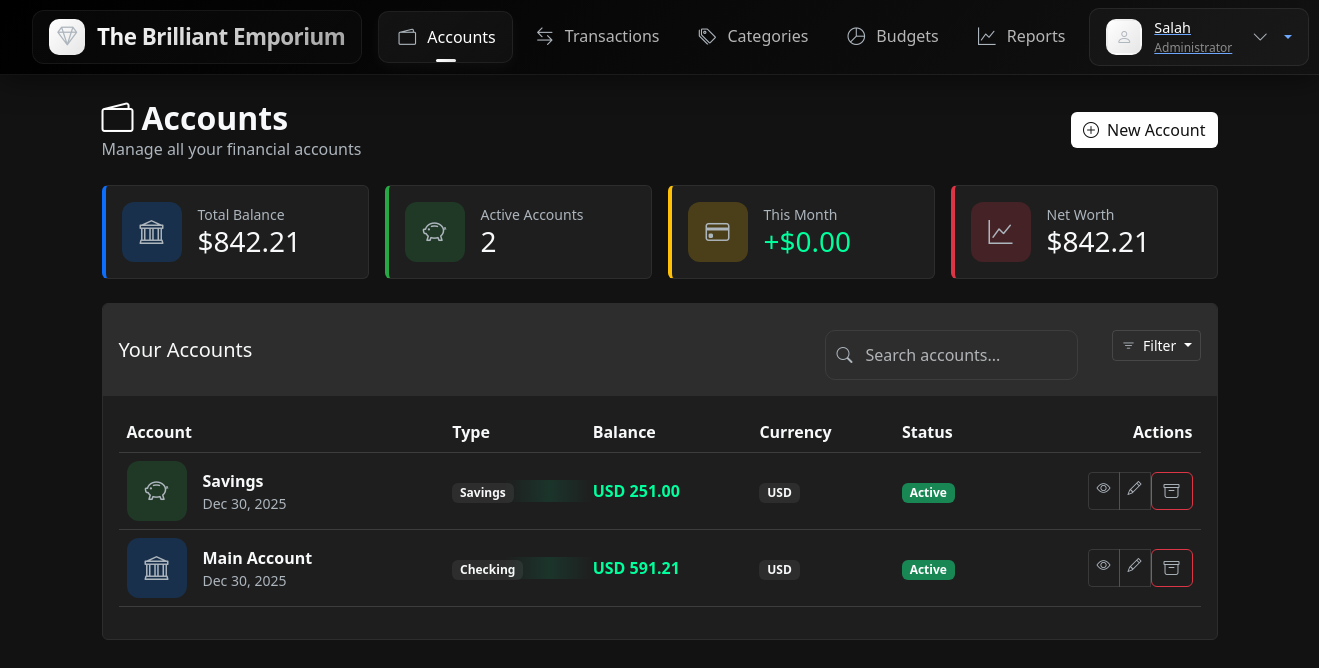
/accounts/ (signed in), run on the app's committed database.
### models.py (models this page shows, shortened)
class User(db.Model, UserMixin):
    __tablename__ = 'users'
    id = db.Column(db.Integer, primary_key=True)
    email = db.Column(db.String(120), unique=True, nullable=False, index=True)
    name = db.Column(db.String(100), nullable=False)
    hashed_password = db.Column(db.String(256), nullable=False)
    created_at = db.Column(db.DateTime, default=datetime.utcnow, nullable=False)
    last_login = db.Column(db.DateTime, nullable=True)
    accounts = relationship("Account", back_populates="user", cascade="all, delete-orphan")
    categories = relationship("Category", back_populates="user", cascade="all, delete-orphan")
    transactions = relationship("Transaction", back_populates="user", cascade="all, delete-orphan")
    budgets = relationship("Budget", back_populates="user", cascade="all, delete-orphan")

class Account(db.Model):
    __tablename__ = 'accounts'
    id = db.Column(db.Integer, primary_key=True)
    name = db.Column(db.String(100), nullable=False)
    type = db.Column(db.Enum(AccountType), nullable=False)
    initial_balance = db.Column(db.Numeric(12, 2), default=0.00)  # Initial balance when created
    current_balance = db.Column(db.Numeric(12, 2), default=0.00, nullable=False)
    currency = db.Column(db.String(3), default='USD')  # ISO currency code
    is_active = db.Column(db.Boolean, default=True)
    created_at = db.Column(db.DateTime, default=datetime.utcnow, nullable=False)
    updated_at = db.Column(db.DateTime, default=datetime.utcnow, onupdate=datetime.utcnow)
    user_id = db.Column(db.Integer, ForeignKey('users.id', ondelete='CASCADE'), nullable=False)
    user = relationship("User", back_populates="accounts")
    transactions = relationship("Transaction", back_populates="account", cascade="all, delete-orphan")
    __table_args__ = (
        db.Index('idx_account_user', 'user_id'),
        db.Index('idx_account_user_active', 'user_id', 'is_active'),
    )

### routes/accounts.py (the view)
@accounts_bp.route('/')
@login_required
def index():
    accounts = Account.query.filter_by(
        user_id=current_user.id
    ).order_by(Account.created_at.desc()).all()
    total_balance = sum(float(acc.current_balance) for acc in accounts)
    account_types = AccountType
    monthly_change = 0.00  # Placeholder - implement based on your needs
    if request.args.get('active'):
        active_filter = request.args.get('active').lower() == 'true'
        accounts = [acc for acc in accounts if acc.is_active == active_filter]
    if request.args.get('type'):
        type_filter = request.args.get('type')
        accounts = [acc for acc in accounts if acc.type.value == type_filter]
    return render_template('accounts/index.html',
                         accounts=accounts,
                         total_balance=total_balance,
                         account_types=account_types,
                         monthly_change=monthly_change)

### templates/accounts/index.html (shortened to what this page needs)
{% extends "accounts/layout.html" %}
{% block main %}
<div class="container py-4">
    <div class="d-flex justify-content-between align-items-center mb-4">
        <div>
            <h1 class="h2 fw-bold mb-0"><i class="bi bi-wallet2 text-accent me-2"></i>Accounts</h1>
            <p class="text-gray mb-0">Manage all your financial accounts</p>
        </div>
        <a href="{{ url_for('accounts.create') }}" class="btn btn-accent btn-hover-effect">
            <i class="bi bi-plus-circle me-1"></i> New Account
        </a>
    </div>
    <div class="row g-3 mb-4">
        <div class="col-md-3">
            <div class="card h-100 account-card" style="border-left-color: #0d6efd;">
                <div class="card-body">
                    <div class="d-flex align-items-center">
                        <div class="account-icon checking me-3">
                            <i class="bi bi-bank"></i>
                        </div>
                        <div>
                            <div class="text-gray small">Total Balance</div>
                            <h3 class="mb-0">${{ "%.2f"|format(total_balance) }}</h3>
                        </div>
                    </div>
                </div>
            </div>
        </div>
        <div class="col-md-3">
            <div class="card h-100 account-card" style="border-left-color: #28a745;">
                <div class="card-body">
                    <div class="d-flex align-items-center">
                        <div class="account-icon savings me-3">
                            <i class="bi bi-piggy-bank"></i>
                        </div>
                        <div>
                            <div class="text-gray small">Active Accounts</div>
                            <h3 class="mb-0">{{ accounts|length }}</h3>
                        </div>
                    </div>
                </div>
            </div>
        </div>
        <div class="col-md-3">
            <div class="card h-100 account-card" style="border-left-color: #ffc107;">
                <div class="card-body">
                    <div class="d-flex align-items-center">
                        <div class="account-icon credit_card me-3">
                            <i class="bi bi-credit-card"></i>
                        </div>
                        <div>
                            <div class="text-gray small">This Month</div>
                            <h3 class="mb-0 text-success">+${{ "%.2f"|format(monthly_change) if monthly_change else "0.00" }}</h3>
                        </div>
                    </div>
                </div>
            </div>
        </div>
        <div class="col-md-3">
            <div class="card h-100 account-card" style="border-left-color: #dc3545;">
                <div class="card-body">
                    <div class="d-flex align-items-center">
                        <div class="account-icon investment me-3">
                            <i class="bi bi-graph-up"></i>
                        </div>
                        <div>
                            <div class="text-gray small">Net Worth</div>
                            <h3 class="mb-0">${{ "%.2f"|format(total_balance) }}</h3>
                        </div>
                    </div>
                </div>
            </div>
        </div>
    </div>
    <div class="card">
        <div class="card-header card-header-with-search border-0">
            <div class="title-container">
                <h5 class="mb-0">Your Accounts</h5>
            </div>
            <div class="search-filter-wrapper">
                <div class="search-container">
                    <i class="bi bi-search search-icon"></i>
                    <input type="text" class="form-control search-input" id="accountSearch" placeholder="Search accounts...">
                </div>
                <div class="dropdown">
                    <button class="btn btn-sm btn-outline-accent dropdown-toggle btn-hover-effect" type="button" data-bs-toggle="dropdown">
                        <i class="bi bi-filter me-1"></i> Filter
                    </button>
                </div>
            </div>
        </div>
        <div class="card-body">
            {% if accounts %}
            <div class="table-responsive">
                <table class="table table-hover align-middle">
                    <thead>
                        <tr>
                            <th>Account</th>
                            <th>Type</th>
                            <th>Balance</th>
                            <th>Currency</th>
                            <th>Status</th>
                            <th class="text-end">Actions</th>
                        </tr>
                    </thead>
                    <tbody id="accountsTableBody">
                        {% for account in accounts %}
                        <tr class="account-row account-item"
                            data-name="{{ account.name|lower }}"
                            data-type="{{ account.type.value|replace('_', ' ')|title|lower }}"
                            data-currency="{{ account.currency|lower }}"
                            data-status="{{ 'active' if account.is_active else 'archived' }}">
                            <td>
                                <div class="d-flex align-items-center">
                                    <div class="account-icon me-3 {{ account.type.value }}">
                                        <i class="bi bi-{{
                                            'bank' if account.type.value == 'checking'
                                            else 'piggy-bank' if account.type.value == 'savings'
                                            else 'credit-card' if account.type.value == 'credit_card'
                                            else 'cash' if account.type.value == 'cash'
                                            else 'wallet' if account.type.value == 'wallet'
                                            else 'graph-up' if account.type.value == 'investment'
                                            else 'cash-stack'
                                        }}"></i>
                                    </div>
                                    <div>
                                        <strong class="account-name">{{ account.name }}</strong>
                                        <div class="text-gray small">{{ account.created_at.strftime('%b %d, %Y') }}</div>
                                    </div>
                                </div>
                            </td>
                            <td>
                                <span class="badge bg-dark">{{ account.type.value|replace('_', ' ')|title }}</span>
                            </td>
                            <td>
                                <strong class="{{ 'text-success balance-positive' if account.current_balance >= 0 else 'text-danger balance-negative' }}">
                                    {{ account.currency }} {{ "%.2f"|format(account.current_balance) }}
                                </strong>
                            </td>
                            <td>
                                <span class="badge bg-dark">{{ account.currency }}</span>
                            </td>
                            <td>
                                <span class="account-status-badge badge {{ 'bg-success' if account.is_active else 'bg-secondary' }}">
                                    {{ 'Active' if account.is_active else 'Archived' }}
                                </span>
                            </td>
                            <td>
                                <div class="btn-group btn-group-sm float-end">
                                    <a href="{{ url_for('accounts.view', account_id=account.id) }}" class="btn btn-outline-accent btn-hover-effect" title="View">
                                        <i class="bi bi-eye"></i>
                                    </a>
                                    <a href="{{ url_for('accounts.edit', account_id=account.id) }}" class="btn btn-outline-accent btn-hover-effect" title="Edit">
                                        <i class="bi bi-pencil"></i>
                                    </a>
                                    {% if account.is_active %}
                                    <form method="POST" action="{{ url_for('accounts.delete', account_id=account.id) }}" class="d-inline" onsubmit="return confirm('Archive this account?');">
                                        <button type="submit" class="btn btn-outline-danger btn-hover-effect" title="Archive">
                                            <i class="bi bi-archive"></i>
                                        </button>
                                    </form>
                                    {% endif %}
                                </div>
                            </td>
                        </tr>
                        {% endfor %}
                    </tbody>
                </table>
            </div>
            {% endif %}
        </div>
    </div>
</div>
{% endblock %}

### templates/accounts/layout.html (shortened to what this page needs)
<!DOCTYPE html>
<html lang="en" data-bs-theme="dark">
<head>
    <link href="{{ url_for('static', filename='css/style.css') }}" rel="stylesheet">
    <link href="https://cdn.jsdelivr.net/npm/bootstrap@5.3.3/dist/css/bootstrap.min.css" rel="stylesheet">
    <link href="https://cdnjs.cloudflare.com/ajax/libs/bootstrap-icons/1.8.1/font/bootstrap-icons.min.css" rel="stylesheet">
</head>
<body>
    <nav class="navbar navbar-expand-lg">
        <div class="navbar-container container-fluid">
            <a class="navbar-brand" href="{{ url_for('index') }}">
                <span class="brand-icon">
                    <i class="bi bi-gem"></i>
                </span>
                <span class="brand-text">The Brilliant Emporium</span>
            </a>
            <div class="collapse navbar-collapse" id="mainNavbar">
                <ul class="navbar-nav mx-auto">
                    <li class="nav-item">
                        <a class="nav-link" href="{{ url_for('accounts.index') }}">
                            <span class="nav-icon">
                                <i class="bi bi-wallet2"></i>
                            </span>
                            <span>Accounts</span>
                        </a>
                    </li>
                    <li class="nav-item">
                        <a class="nav-link" href="{{ url_for('transactions.index') }}">
                            <span class="nav-icon">
                                <i class="bi bi-arrow-left-right"></i>
                            </span>
                            <span>Transactions</span>
                        </a>
                    </li>
                    <li class="nav-item">
                        <a class="nav-link" href="{{ url_for('categories.index') }}">
                            <span class="nav-icon">
                                <i class="bi bi-tags"></i>
                            </span>
                            <span>Categories</span>
                        </a>
                    </li>
                    <li class="nav-item">
                        <a class="nav-link" href="{{ url_for('budgets.index') }}">
                            <span class="nav-icon">
                                <i class="bi bi-pie-chart"></i>
                            </span>
                            <span>Budgets</span>
                        </a>
                    </li>
                    <li class="nav-item">
                        <a class="nav-link" href="{{ url_for('reports.index') }}">
                            <span class="nav-icon">
                                <i class="bi bi-graph-up"></i>
                            </span>
                            <span>Reports</span>
                        </a>
                    </li>
                </ul>
                <div class="user-dropdown nav-item dropdown">
                    <a class="dropdown-toggle" href="#" id="userDropdown" role="button"
                       data-bs-toggle="dropdown" aria-expanded="false">
                        <div class="user-avatar">
                            <i class="bi bi-person"></i>
                        </div>
                        <div class="d-flex flex-column text-start">
                            <span class="user-name">{{ current_user.name }}</span>
                            <span class="user-role">Administrator</span>
                        </div>
                        <i class="bi bi-chevron-down ms-2"></i>
                    </a>
                </div>
            </div>
        </div>
    </nav>
    <main class="pb-5">
        {% block main %}{% endblock %}
    </main>
</body>
</html>

### data on the page
User: name "Salah"
Account: name "Savings", created_at "Dec 30, 2025", type.value "Savings", currency "USD", current_balance "251.00", is_active "Active"
Account: name "Main Account", created_at "Dec 30, 2025", type.value "Checking", currency "USD", current_balance "591.21", is_active "Active"

### other printed values
{{ "%.2f"|format(total_balance) }} "842.21"
{{ accounts|length }} "2"
{{ "%.2f"|format(monthly_change) if monthly_change else "0.00" }} "0.00"
